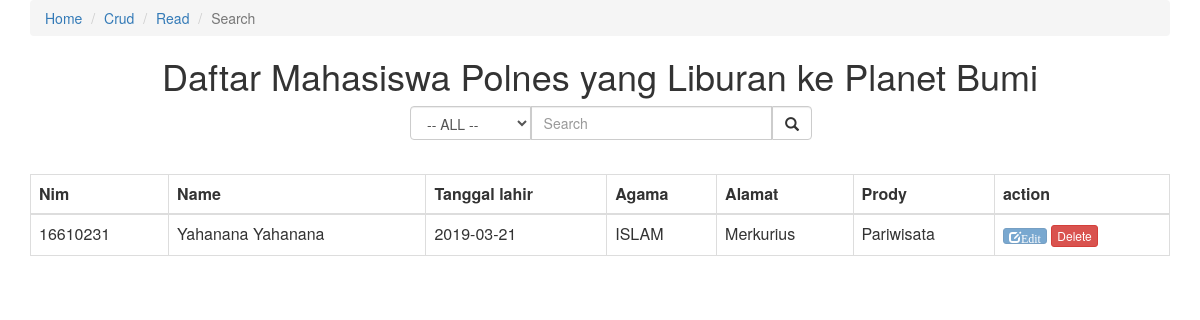
The app's page /crud-week-kampus/find.php?find=Yahanana Yahanana with its own data.
### tables this page shows
CREATE TABLE `jurusan` (
  `kd_jur` char(2) NOT NULL,
  `nm_jur` varchar(30) NOT NULL
);

CREATE TABLE `mhs` (
  `nim` varchar(8) NOT NULL,
  `nama` varchar(25) NOT NULL,
  `tgl_lahir` date NOT NULL,
  `agama` varchar(12) NOT NULL,
  `alamat` varchar(30) NOT NULL,
  `kd_prody` char(3) NOT NULL
);

### crud-week-kampus/find.php (the view, shortened to what this page needs)
<?php
include_once("../crud-week-kampus/apiEndPoint/connection.php");
$find_skill = $_GET['find'];
$category = $_GET['category'];
if (isset($find_skill) && $category == "all") {
    $result = mysqli_query($CONN, "SELECT
        ms.nim, ms.nama, ms.tgl_lahir, ms.agama, ms.alamat, jur.nm_jur
    FROM
        jurusan jur, mhs ms, prody pr
    WHERE
        jur.kd_jur = pr.kd_jur AND
        pr.kd_prody = ms.kd_prody AND
        (ms.nama LIKE '%$find_skill%' OR ms.alamat LIKE '%$find_skill%')");
}
elseif (isset($find_skill) && $category == $category) {
    $result = mysqli_query($CONN, "SELECT
        ms.nim, ms.nama, ms.tgl_lahir, ms.agama, ms.alamat, jur.nm_jur
    FROM
        jurusan jur, mhs ms, prody pr
    WHERE
        jur.kd_jur = pr.kd_jur AND
        pr.kd_prody = ms.kd_prody AND
        jur.nm_jur LIKE '%$category%' AND
        (ms.nama LIKE '%$find_skill%' OR ms.alamat LIKE '%$find_skill%')");
}
?>
<html>
<head>
    <link rel="stylesheet" href="https://maxcdn.bootstrapcdn.com/bootstrap/3.4.0/css/bootstrap.min.css">
</head>
<body>
    <div class="container">
        <ul class="breadcrumb">
            <li><a href="http://localhost/kuliah">Home</a></li>
            <li><a href="http://localhost/kuliah/crud-week-kampus">Crud</a></li>
            <li><a href="http://localhost/kuliah/crud-week-kampus/yogi-read-mhs.php">Read</a></li>
            <li class="active">Search</li>
        </ul>
        <h1 class="text-center">Daftar Mahasiswa Polnes yang Liburan ke Planet Bumi</h1>
        <form action="find.php">
            <div class="col-md-offset-4">
                <div class="input-group">
                    <select name="category" class="form-control" id="sel1" style="width: 30%">
                        <option value="all">-- ALL --</option>
                    </select>
                    <input type="text" placeholder="Search" name="find" class="form-control" style="width: 60%">
                    <button class="btn btn-default form-control" type="submit" style="width: 10%"> <i class="glyphicon glyphicon-search"></i></button>
                </div>
            </div>
        </form>
        <br>
        <div class="table-responsive">
            <table class="table table-bordered table-hover">
                <thead>
                    <tr>
                        <th>Nim</th>
                        <th>Name</th>
                        <th>Tanggal lahir</th>
                        <th>Agama</th>
                        <th>Alamat</th>
                        <th>Prody</th>
                        <th>action</th>
                    </tr>
                </thead>
                <tbody>
                    <tr>
                        <?php
                        if (empty($result)) {
                            echo "Data Tidak di Temukan";
                        } else {
                            while ($user_data = mysqli_fetch_array($result)) {
                                echo "<tr>";
                                echo "<td>" . $user_data['nim'] . "</td>";
                                echo "<td>" . $user_data['nama'] . "</td>";
                                echo "<td>" . $user_data['tgl_lahir'] . "</td>";
                                echo "<td>" . $user_data['agama'] . "</td>";
                                echo "<td>" . $user_data['alamat'] . "</td>";
                                echo "<td>" . $user_data['nm_jur'] . "</td>";
                                if (isset($user_data)) {
                                    echo "<td>";
                                    echo "<a href='edit.php' class='btn btn-primary btn-xs disabled'>";
                                    echo "<span class='glyphicon glyphicon-edit'>Edit</a> ";
                                    echo "<a class='btn btn-danger btn-xs'";
                                    echo "<span class='glyphicon glyphicon-trash'>Delete</a>";
                                    echo "</td>";
                                }
                            }
                        }
                        ?>
                    </tr>
                </tbody>
            </table>
        </div>
    </div>
</body>
</html>

### records on screen
jurusan: mhs.nim "16610231", mhs.nama "Yahanana Yahanana", mhs.tgl_lahir "2019-03-21", mhs.agama "ISLAM", mhs.alamat "Merkurius", nm_jur "Pariwisata"
